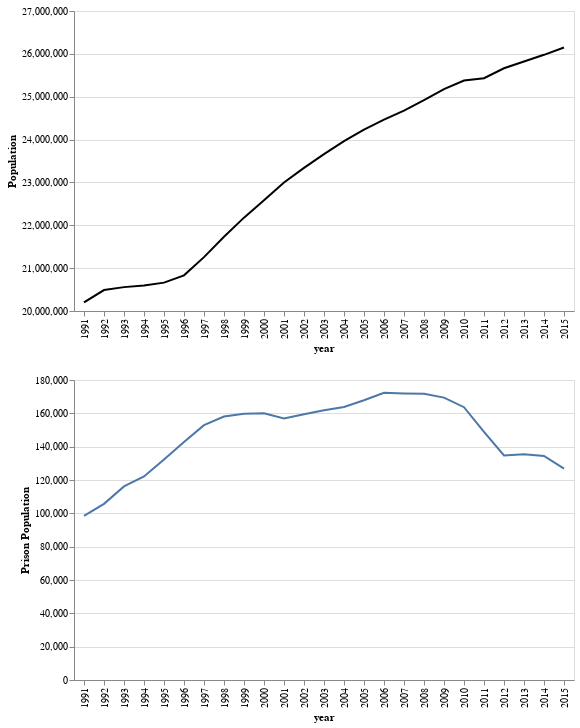

The code cell stored with this chart in its notebook:
### Code cell
Population & Prison_pop

### Figure 1 — Vega-Lite specification as saved in the notebook (floating-point values rounded to 4 significant figures)
{"config": {"view": {"continuousWidth": 400, "continuousHeight": 300}}, "vconcat": [{"mark": "line", "encoding": {"color": {"value": "black"}, "x": {"type": "ordinal", "field": "year"}, "y": {"type": "quantitative", "axis": {"title": "Population"}, "field": "population", "scale": {"domain": [20000000, 27000000]}}}}, {"mark": "line", "encoding": {"x": {"type": "ordinal", "field": "year"}, "y": {"type": "quantitative", "axis": {"title": "Prison Population"}, "field": "prison_population"}}}], "data": {"name": "data-0d4fa39c57910bcc3ba4586b78a17ea2"}, "$schema": "https://vega.github.io/schema/vega-lite/v4.8.1.json", "datasets": {"data-0d4fa39c57910bcc3ba4586b78a17ea2": [{"year": 1991, "population": 20200000.0, "prison_population": 98490.0, "proportion": 0.4875}, {"year": 1992, "population": 20490000.0, "prison_population": 105700.0, "proportion": 0.5159}, {"year": 1993, "population": 20560000.0, "prison_population": 116100.0, "proportion": 0.565}, {"year": 1994, "population": 20590000.0, "prison_population": 122100.0, "proportion": 0.5929}, {"year": 1995, "population": 20660000.0, "prison_population": 132400.0, "proportion": 0.6406}, {"year": 1996, "population": 20830000.0, "prison_population": 142800.0, "proportion": 0.6856}, {"year": 1997, "population": 21260000.0, "prison_population": 152900.0, "proportion": 0.7194}, {"year": 1998, "population": 21730000.0, "prison_population": 158100.0, "proportion": 0.7274}, {"year": 1999, "population": 22180000.0, "prison_population": 159800.0, "proportion": 0.7203}, {"year": 2000, "population": 22580000.0, "prison_population": 160000.0, "proportion": 0.7086}, {"year": 2001, "population": 23000000.0, "prison_population": 156900.0, "proportion": 0.6823}, {"year": 2002, "population": 23340000.0, "prison_population": 159500.0, "proportion": 0.6833}, {"year": 2003, "population": 23660000.0, "prison_population": 161800.0, "proportion": 0.6841}, {"year": 2004, "population": 23960000.0, "prison_population": 163800.0, "proportion": 0.6836}, {"year": 2005, "population": 24230000.0, "prison_population": 167800.0, "proportion": 0.6926}, {"year": 2006, "population": 24470000.0, "prison_population": 172300.0, "proportion": 0.7043}, {"year": 2007, "population": 24680000.0, "prison_population": 172000.0, "proportion": 0.6968}, {"year": 2008, "population": 24920000.0, "prison_population": 171800.0, "proportion": 0.6892}, {"year": 2009, "population": 25180000.0, "prison_population": 169400.0, "proportion": 0.6729}, {"year": 2010, "population": 25380000.0, "prison_population": 163700.0, "proportion": 0.6449}, {"year": 2011, "population": 25430000.0, "prison_population": 148900.0, "proportion": 0.5856}, {"year": 2012, "population": 25660000.0, "prison_population": 134700.0, "proportion": 0.525}, {"year": 2013, "population": 25820000.0, "prison_population": 135400.0, "proportion": 0.5244}, {"year": 2014, "population": 25980000.0, "prison_population": 134400.0, "proportion": 0.5175}, {"year": 2015, "population": 26150000.0, "prison_population": 126800.0, "proportion": 0.4849}]}}
